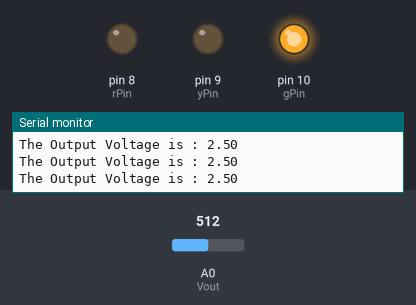
This sketch was run on a simulated Arduino Uno, built with avr-gcc and run on an emulated ATmega328P. On the bench: output pins drawn as LEDs (lit = HIGH), the last lines printed to the serial monitor. Inputs (shaded band) come from the test bench; at power-on: A0 (Vout) = 512.

Above: at 1.2 s.
1.3 s: A0 (Vout) set to 598
2.8 s: A0 (Vout) set to 623
At 3.1 s:
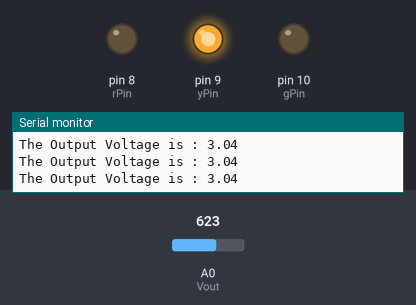
4.3 s: A0 (Vout) set to 806
5.8 s: A0 (Vout) set to 825
At 6.4 s:
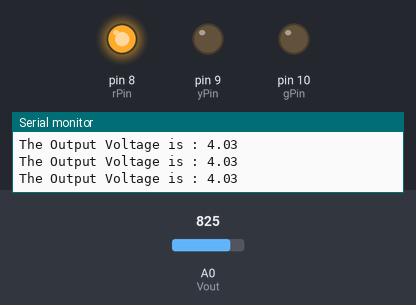
7.3 s: A0 (Vout) set to 716
At 8.7 s:
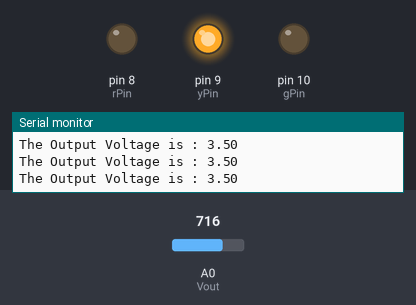
10.3 s: A0 (Vout) set to 900
At 10.8 s:
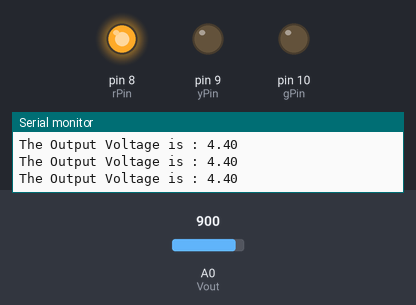
Timing chart, 0 to 13.3 s (numbered marks = the images above; inputs shaded):
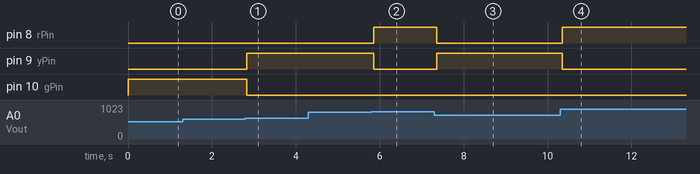

The sketch:

IfStatementHW.ino
```cpp
int Vout = A0;
float V2;
int gPin = 10;
int yPin = 9;
int rPin = 8;

void setup() {

  // put your setup code here, to run once:
 pinMode(Vout,INPUT);
 pinMode(gPin,OUTPUT);
 pinMode(yPin,OUTPUT);
 pinMode(rPin,OUTPUT);
 Serial.begin(9600);

}

void loop() {
  // put your main code here, to run repeatedly:
  V2 = analogRead(Vout);
  V2 = (5./1023.)*V2;
  Serial.print("The Output Voltage is : ");
  Serial.println(V2);

  if (V2 < 3.0) {
    digitalWrite(gPin,HIGH);
    digitalWrite(yPin,LOW);
    digitalWrite(rPin,LOW);

  }

  if (V2 > 3.0 && V2 < 4.0) {
    digitalWrite(gPin,LOW);
    digitalWrite(yPin,HIGH);
    digitalWrite(rPin,LOW);
  }
   if (V2 > 4.0) {
    digitalWrite(gPin,LOW);
    digitalWrite(yPin,LOW);
    digitalWrite(rPin,HIGH);
  }


}
```

Measured:
- the behaviour switches between 613 and 614 on A0 (Vout) (found by bisection; images 0 and 1)
- the behaviour switches between 818 and 819 on A0 (Vout) (found by bisection; images 1 and 2)
- after the input at 2.8 s, pin 9 (yPin): LOW → HIGH at once; pin 10 (gPin): HIGH → LOW at once
- after the input at 5.8 s, pin 8 (rPin): LOW → HIGH after 0.06 s; pin 9 (yPin): HIGH → LOW after 0.06 s
- after the input at 7.3 s, pin 8 (rPin): HIGH → LOW after 0.06 s; pin 9 (yPin): LOW → HIGH after 0.06 s
- after the input at 10.3 s, pin 8 (rPin): LOW → HIGH after 0.05 s; pin 9 (yPin): HIGH → LOW after 0.05 s
